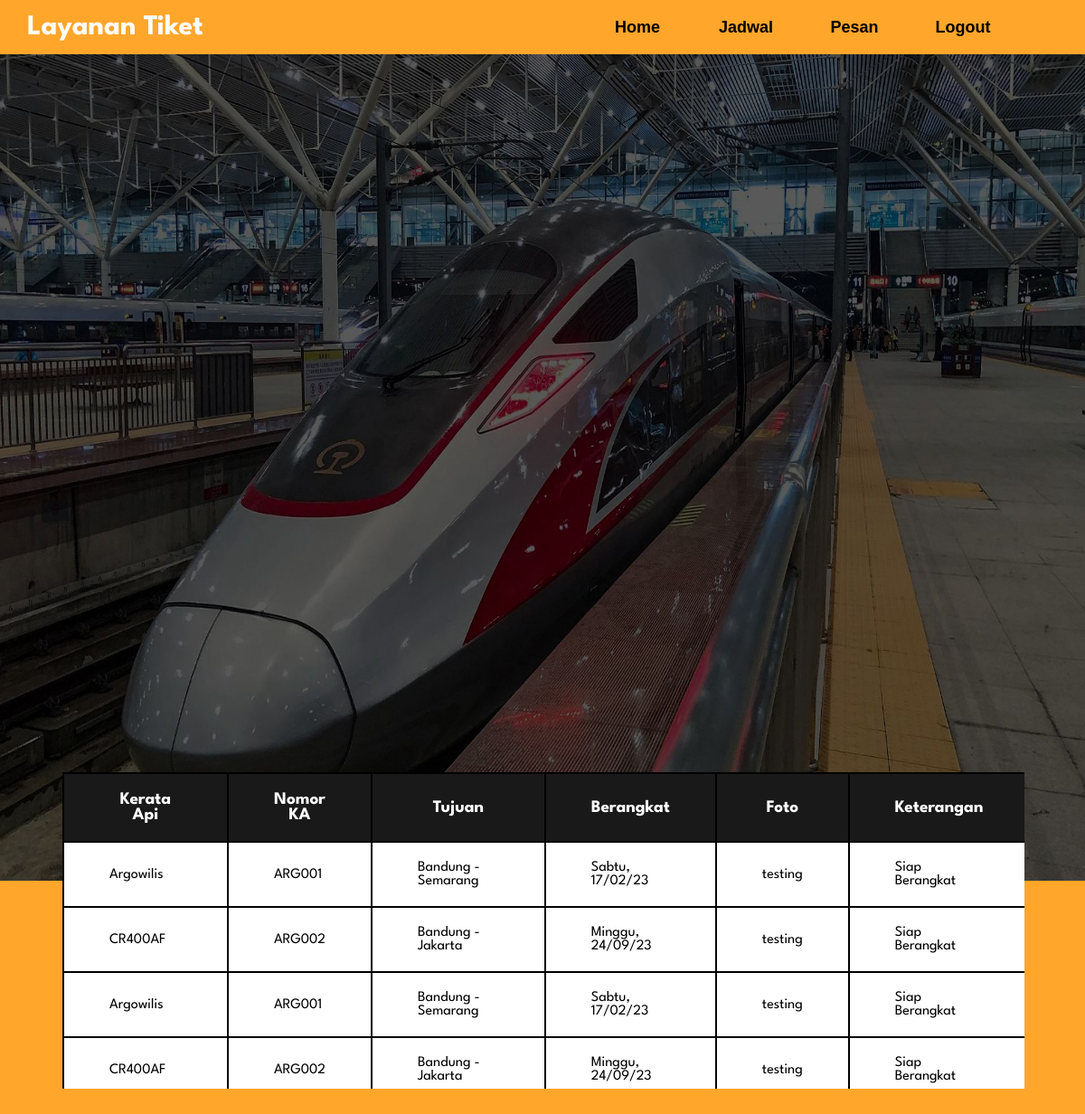
The page /view/Jadwal.php on the database its author committed.
### tables this page shows
CREATE TABLE `tb_jadwal` (
  `id` int(11) NOT NULL,
  `kerata_api` varchar(50) NOT NULL,
  `nomor_ka` varchar(20) NOT NULL,
  `tujuan` varchar(50) NOT NULL,
  `berangkat` varchar(50) NOT NULL,
  `foto` varchar(50) NOT NULL,
  `keterangan` varchar(50) NOT NULL
);

### view/Jadwal.php (the view, shortened to what this page needs)
<?php
     include_once ("../config.php");
     $sql=mysqli_query($mysqli,"SELECT * FROM tb_jadwal");
?>
<html>
<head>
    <link rel="stylesheet" href="../public/style/Jadwal.css">
</head>
<body>
    <header>
        <nav>
            <h1>Layanan Tiket</h1>
            <div class="navbar">
                <a href="../view/home.php">Home</a>
                <a href="../view/Jadwal.php">Jadwal</a>
                <a href="../view/pesan.php">Pesan</a>
                <a href="../index.php">Logout</a>
            </div>
        </nav>
    </header>
    <div class="container">
        <div class="head">
            <img src="../public/img/background_kereta.jpg" alt="">
        </div>
        <div class="table">
            <table style="width=100%">
                <tr>
                    <th>Kerata Api</th>
                    <th>Nomor KA</th>
                    <th>Tujuan</th>
                    <th>Berangkat</th>
                    <th>Foto</th>
                    <th>Keterangan</th>
                </tr>
                <?php
                     while($data=mysqli_fetch_array($sql)){
                        echo "<tr>";
                            echo "<td>".$data['kerata_api']."</td>";
                            echo "<td>".$data['nomor_ka']."</td>";
                            echo "<td>".$data['tujuan']."</td>";
                            echo "<td>".$data['berangkat']."</td>";
                            echo "<td>".$data['foto']."</td>";
                            echo "<td>".$data['keterangan']."</td>";
                        echo "</tr>";
                     }
                ?>
            </table>
        </div>
    </div>
</body>
</html>

### public/style/jadwal.css (style rules this page uses)
* { margin: 0; padding: 0; box-sizing: border-box; }
header { background: #ffa62b; height: 60px; padding: 10px; }
nav { display: flex; flex-direction: row; flex-wrap: wrap; justify-content: space-between; align-items: center; color: white; padding: 0 80px 0 20px; }
nav h1 { font-family: "League Spartan", sans-serif; font-size: 31.7px; }
nav .navbar { display: flex; flex-direction: row; gap: 30px; }
nav .navbar a { display: flex; justify-content: center; align-items: center; width: 90px; height: 40px; background: #ffa62b; border-radius: 20px; color: black; text-decoration: none; font-family: "Glacial Indifference", sans-serif; font-size: 18px; font-weight: 600; transition: ease-in 0.2s; -webkit-border-radius: 20px; -moz-border-radius: 20px; -ms-border-radius: 20px; -o-border-radius: 20px; -webkit-transition: ease-in 0.2s; -moz-transition: ease-in 0.2s; -ms-transition: ease-in 0.2s; -o-transition: ease-in 0.2s; }
.container { width: 100%; height: 100vh; background: #ffa62b; animation: popup_first 2s; -webkit-animation: popup_first 1s; }
.container img { width: 100%; height: 60%; animation-name: popup_down; animation-duration: 1s; }
.container .table { height: 350px; width: 88.6%; transform: translateY(-120px) translateX(6.5%); display: flex; font-family: "League Spartan", sans-serif; font-weight: 600; background: white; -webkit-transform: translateY(-120px) translateX(6.5%); -moz-transform: translateY(-120px) translateX(6.5%); -ms-transform: translateY(-120px) translateX(6.5%); -o-transform: translateY(-120px) translateX(6.5%); overflow-y: scroll; animation-name: popup; animation-duration: 1s; }
.container table { background: black; }
.container th { background: rgb(26, 25, 25); color: white; font-size: 1.2em; }
.container td { background: white; }
.container th, td { padding: 20px 50px 20px 50px; }

### rows shown on the page
tb_jadwal: kerata_api "Argowilis", nomor_ka "ARG001", tujuan "Bandung - Semarang", berangkat "Sabtu, 17/02/23", foto "testing", keterangan "Siap Berangkat"
tb_jadwal: kerata_api "CR400AF", nomor_ka "ARG002", tujuan "Bandung - Jakarta", berangkat "Minggu, 24/09/23", foto "testing", keterangan "Siap Berangkat"
tb_jadwal: kerata_api "Argowilis", nomor_ka "ARG001", tujuan "Bandung - Semarang", berangkat "Sabtu, 17/02/23", foto "testing", keterangan "Siap Berangkat"
tb_jadwal: kerata_api "CR400AF", nomor_ka "ARG002", tujuan "Bandung - Jakarta", berangkat "Minggu, 24/09/23", foto "testing", keterangan "Siap Berangkat"
